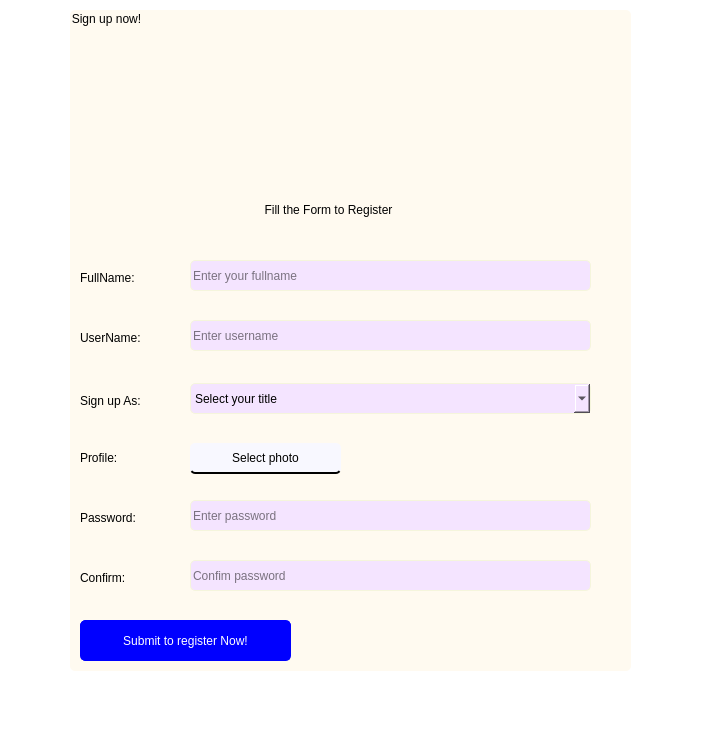
<?xml version="1.0" encoding="UTF-8"?>
<ui version="4.0">
 <class>newEmployees</class>
 <widget class="QDialog" name="newEmployees">
  <property name="geometry">
   <rect>
    <x>0</x>
    <y>0</y>
    <width>717</width>
    <height>729</height>
   </rect>
  </property>
  <property name="windowTitle">
   <string>Admin</string>
  </property>
  <property name="styleSheet">
   <string notr="true">font: 14pt &quot;Arial&quot;;
background-color: rgb(255, 255, 255);</string>
  </property>
  <widget class="QGroupBox" name="groupBox">
   <property name="geometry">
    <rect>
     <x>70</x>
     <y>10</y>
     <width>561</width>
     <height>661</height>
    </rect>
   </property>
   <property name="styleSheet">
    <string notr="true">color:black;
background-color:floralwhite;
border-radius:5px;
</string>
   </property>
   <property name="title">
    <string>Sign up now!</string>
   </property>
   <widget class="QLabel" name="label">
    <property name="geometry">
     <rect>
      <x>188</x>
      <y>30</y>
      <width>131</width>
      <height>111</height>
     </rect>
    </property>
    <property name="text">
     <string/>
    </property>
    <property name="pixmap">
     <pixmap>../../../OneDrive/Pictures/Wallpapers/database-management-system.jpg</pixmap>
    </property>
    <property name="scaledContents">
     <bool>true</bool>
    </property>
    <property name="alignment">
     <set>Qt::AlignCenter</set>
    </property>
   </widget>
   <widget class="Line" name="line">
    <property name="geometry">
     <rect>
      <x>0</x>
      <y>160</y>
      <width>561</width>
      <height>16</height>
     </rect>
    </property>
    <property name="orientation">
     <enum>Qt::Horizontal</enum>
    </property>
   </widget>
   <widget class="QLabel" name="label_2">
    <property name="geometry">
     <rect>
      <x>138</x>
      <y>190</y>
      <width>241</width>
      <height>20</height>
     </rect>
    </property>
    <property name="text">
     <string>Fill the Form to Register</string>
    </property>
    <property name="scaledContents">
     <bool>true</bool>
    </property>
    <property name="alignment">
     <set>Qt::AlignCenter</set>
    </property>
   </widget>
   <widget class="QLabel" name="label_3">
    <property name="geometry">
     <rect>
      <x>10</x>
      <y>260</y>
      <width>101</width>
      <height>16</height>
     </rect>
    </property>
    <property name="text">
     <string>FullName:</string>
    </property>
   </widget>
   <widget class="QLineEdit" name="name">
    <property name="geometry">
     <rect>
      <x>120</x>
      <y>250</y>
      <width>401</width>
      <height>31</height>
     </rect>
    </property>
    <property name="styleSheet">
     <string notr="true">border-radius:5px;
border: 1px solid beige;
color: black;
border-collapse:collapse;
background-color: rgb(244, 228, 255);</string>
    </property>
    <property name="placeholderText">
     <string>Enter your fullname</string>
    </property>
   </widget>
   <widget class="QLabel" name="label_4">
    <property name="geometry">
     <rect>
      <x>10</x>
      <y>320</y>
      <width>101</width>
      <height>16</height>
     </rect>
    </property>
    <property name="text">
     <string>UserName:</string>
    </property>
   </widget>
   <widget class="QLineEdit" name="username">
    <property name="geometry">
     <rect>
      <x>120</x>
      <y>310</y>
      <width>401</width>
      <height>31</height>
     </rect>
    </property>
    <property name="styleSheet">
     <string notr="true">border-radius:5px;
border: 1px solid beige;
color: black;
border-collapse:collapse;
background-color: rgb(244, 228, 255);</string>
    </property>
    <property name="placeholderText">
     <string>Enter username</string>
    </property>
   </widget>
   <widget class="QLabel" name="label_5">
    <property name="geometry">
     <rect>
      <x>10</x>
      <y>380</y>
      <width>101</width>
      <height>21</height>
     </rect>
    </property>
    <property name="text">
     <string>Sign up As:</string>
    </property>
   </widget>
   <widget class="QComboBox" name="title">
    <property name="geometry">
     <rect>
      <x>120</x>
      <y>373</y>
      <width>401</width>
      <height>31</height>
     </rect>
    </property>
    <property name="styleSheet">
     <string notr="true">border-radius:5px;
border: 1px solid beige;
color: black;
border-collapse:collapse;
background-color: rgb(244, 228, 255);</string>
    </property>
    <item>
     <property name="text">
      <string>Select your title</string>
     </property>
    </item>
    <item>
     <property name="text">
      <string>Admin</string>
     </property>
    </item>
    <item>
     <property name="text">
      <string>Teller</string>
     </property>
    </item>
    <item>
     <property name="text">
      <string>Accountant</string>
     </property>
    </item>
   </widget>
   <widget class="QLabel" name="label_6">
    <property name="geometry">
     <rect>
      <x>10</x>
      <y>440</y>
      <width>71</width>
      <height>16</height>
     </rect>
    </property>
    <property name="text">
     <string>Profile:</string>
    </property>
   </widget>
   <widget class="QPushButton" name="selectphoto">
    <property name="geometry">
     <rect>
      <x>120</x>
      <y>433</y>
      <width>151</width>
      <height>31</height>
     </rect>
    </property>
    <property name="styleSheet">
     <string notr="true">border-left:none;
border-right:none;
border-top:none;
color:black;
background-color:ghostwhite;
border-bottom: 2px solid black;</string>
    </property>
    <property name="text">
     <string>Select photo</string>
    </property>
   </widget>
   <widget class="QLabel" name="photo">
    <property name="geometry">
     <rect>
      <x>290</x>
      <y>440</y>
      <width>221</width>
      <height>21</height>
     </rect>
    </property>
    <property name="styleSheet">
     <string notr="true">font: italic 12pt &quot;Arial&quot;;</string>
    </property>
    <property name="text">
     <string/>
    </property>
   </widget>
   <widget class="QLabel" name="label_8">
    <property name="geometry">
     <rect>
      <x>10</x>
      <y>500</y>
      <width>91</width>
      <height>16</height>
     </rect>
    </property>
    <property name="text">
     <string>Password:</string>
    </property>
   </widget>
   <widget class="QLineEdit" name="password1">
    <property name="geometry">
     <rect>
      <x>120</x>
      <y>490</y>
      <width>401</width>
      <height>31</height>
     </rect>
    </property>
    <property name="styleSheet">
     <string notr="true">border-radius:5px;
border: 1px solid beige;
color: black;
border-collapse:collapse;
background-color: rgb(244, 228, 255);</string>
    </property>
    <property name="echoMode">
     <enum>QLineEdit::Password</enum>
    </property>
    <property name="placeholderText">
     <string>Enter password</string>
    </property>
   </widget>
   <widget class="QLabel" name="label_9">
    <property name="geometry">
     <rect>
      <x>10</x>
      <y>560</y>
      <width>91</width>
      <height>16</height>
     </rect>
    </property>
    <property name="text">
     <string>Confirm:</string>
    </property>
   </widget>
   <widget class="QLineEdit" name="password2">
    <property name="geometry">
     <rect>
      <x>120</x>
      <y>550</y>
      <width>401</width>
      <height>31</height>
     </rect>
    </property>
    <property name="styleSheet">
     <string notr="true">border-radius:5px;
border: 1px solid beige;
color: black;
border-collapse:collapse;
background-color: rgb(244, 228, 255);</string>
    </property>
    <property name="echoMode">
     <enum>QLineEdit::Password</enum>
    </property>
    <property name="placeholderText">
     <string>Confim password</string>
    </property>
   </widget>
   <widget class="QPushButton" name="pushButton_2">
    <property name="geometry">
     <rect>
      <x>10</x>
      <y>610</y>
      <width>211</width>
      <height>41</height>
     </rect>
    </property>
    <property name="styleSheet">
     <string notr="true">border-radius:5px;
border: 1px solid blue;
color: white;
border-collapse:collapse;
background-color: blue;</string>
    </property>
    <property name="text">
     <string>Submit to register Now!</string>
    </property>
   </widget>
   <widget class="QLabel" name="message">
    <property name="geometry">
     <rect>
      <x>230</x>
      <y>625</y>
      <width>271</width>
      <height>21</height>
     </rect>
    </property>
    <property name="styleSheet">
     <string notr="true">font: italic 10pt &quot;Arial&quot;;</string>
    </property>
    <property name="text">
     <string/>
    </property>
    <property name="scaledContents">
     <bool>true</bool>
    </property>
    <property name="alignment">
     <set>Qt::AlignCenter</set>
    </property>
   </widget>
  </widget>
 </widget>
 <resources/>
 <connections/>
</ui>
